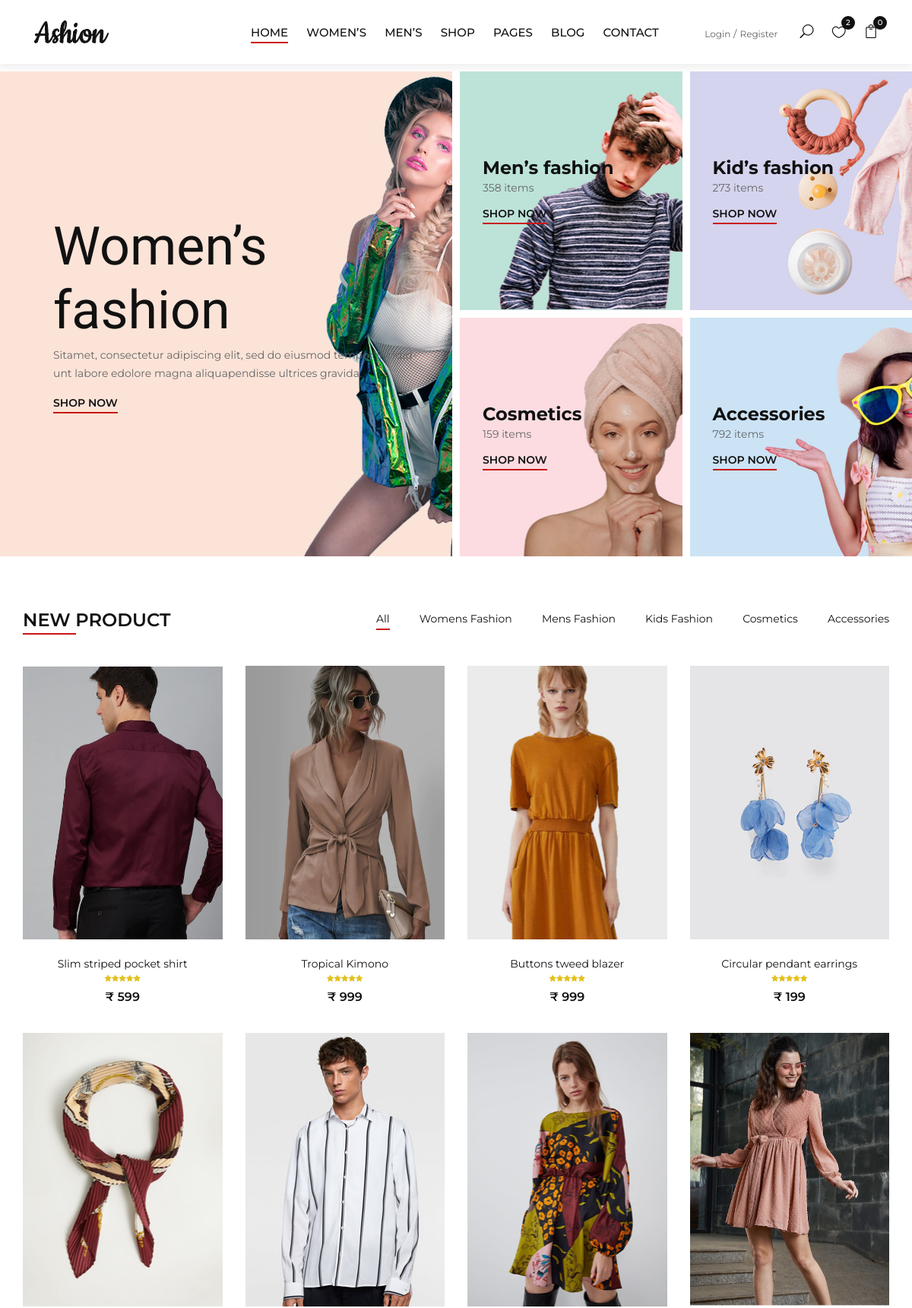
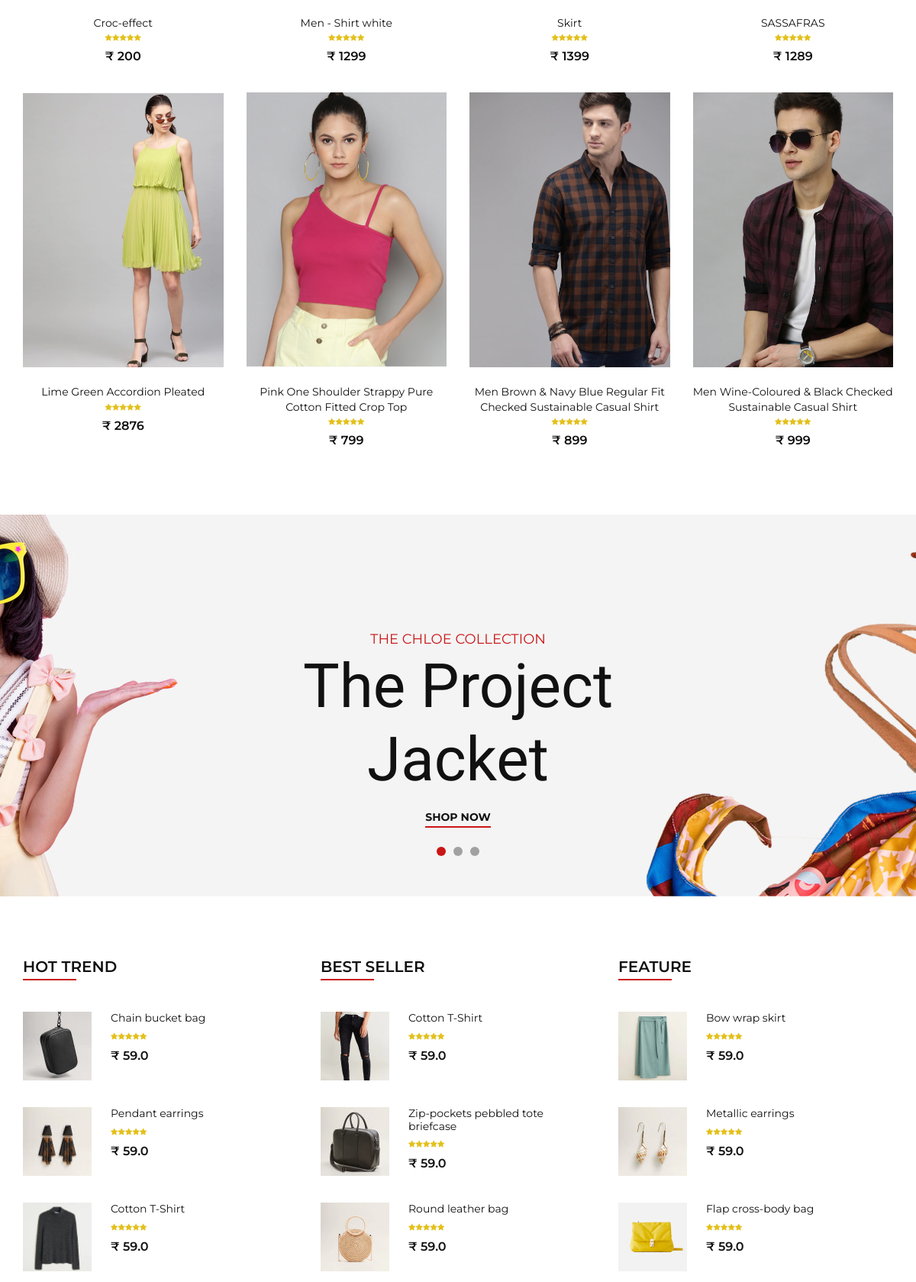
The page / (upper part) on the database its author committed (2 pictures, top to bottom).
### category/models.py (models this page shows, shortened)
class Category(models.Model):
    category_name = models.CharField(max_length=250, unique=True)
    slug = models.SlugField(max_length=250, unique=True)
    description = models.TextField(max_length=300, blank=True)
    cat_image = models.ImageField(upload_to='photos/category',blank=True)
    class Meta:
        verbose_name = 'category'
        verbose_name_plural = 'categories'
    def get_url(self):
        return reverse('products_by_category', args=[self.slug])

### store/models.py (models this page shows, shortened)
class Product(models.Model):
    product_name = models.CharField(max_length=255, unique=True)
    slug = models.SlugField(max_length=255, unique=True)
    description = models.TextField(max_length=500, blank=True)
    price = models.IntegerField()
    stock = models.IntegerField()
    images = models.ImageField(upload_to='photos/products')
    cropping = ImageRatioField('images', '512x512')
    image_1 = models.ImageField(upload_to='photos/products',blank=True)
    image_2 = models.ImageField(upload_to='photos/products',blank=True)
    image_3 = models.ImageField(upload_to='photos/products',blank=True)
    image_4 = models.ImageField(upload_to='photos/products',blank=True)
    is_available = models.BooleanField(default=True)
    category = models.ForeignKey(Category, on_delete=models.CASCADE)
    created_date = models.DateTimeField(auto_now_add=True)
    modified_date = models.DateTimeField(auto_now=True)
    def get_url(self):
        return reverse('product_detail',args=[self.category.slug, self.slug])

### ashion/views.py (the view)
# urls.py: 2. Add a URL to urlpatterns:  path('', views.home, name='home')
def home(request):
    products = Product.objects.filter(is_available = True)
    paginator = Paginator(products, 12)
    page = request.GET.get('page')
    pageed_products = paginator.get_page(page)
    context = {
        'product':pageed_products
    }
    return render(request, 'home.html', context)

### templates/home.html (shortened to what this page needs)
{% extends 'base.html' %}
{% load static %}
{% block content %}
    <section class="categories">
        <div class="container-fluid">
            <div class="row">
                <div class="col-lg-6 p-0">
                    <div class="categories__item categories__large__item set-bg"
                    data-setbg="{% static 'img/categories/category-1.jpg' %}">
                    <div class="categories__text">
                        <h1>Women’s fashion</h1>
                        <p>Sitamet, consectetur adipiscing elit, sed do eiusmod tempor incidid-unt labore
                        edolore magna aliquapendisse ultrices gravida.</p>
                        <a href="{% url 'store' %}">Shop now</a>
                    </div>
                </div>
            </div>
            <div class="col-lg-6">
                <div class="row">
                    <div class="col-lg-6 col-md-6 col-sm-6 p-0">
                        <div class="categories__item set-bg" data-setbg="{% static 'img/categories/category-2.jpg' %}">
                            <div class="categories__text">
                                <h4>Men’s fashion</h4>
                                <p>358 items</p>
                                <a href="{% url 'store' %}">Shop now</a>
                            </div>
                        </div>
                    </div>
                    <div class="col-lg-6 col-md-6 col-sm-6 p-0">
                        <div class="categories__item set-bg" data-setbg="{% static 'img/categories/category-3.jpg' %}">
                            <div class="categories__text">
                                <h4>Kid’s fashion</h4>
                                <p>273 items</p>
                                <a href="{% url 'store' %}">Shop now</a>
                            </div>
                        </div>
                    </div>
                    <div class="col-lg-6 col-md-6 col-sm-6 p-0">
                        <div class="categories__item set-bg" data-setbg="{% static 'img/categories/category-4.jpg' %}">
                            <div class="categories__text">
                                <h4>Cosmetics</h4>
                                <p>159 items</p>
                                <a href="{% url 'store' %}">Shop now</a>
                            </div>
                        </div>
                    </div>
                    <div class="col-lg-6 col-md-6 col-sm-6 p-0">
                        <div class="categories__item set-bg" data-setbg="{% static 'img/categories/category-5.jpg' %}">
                            <div class="categories__text">
                                <h4>Accessories</h4>
                                <p>792 items</p>
                                <a href="{% url 'store' %}">Shop now</a>
                            </div>
                        </div>
                    </div>
                </div>
            </div>
        </div>
    </div>
</section>
<section class="product spad">
    <div class="container">
        <div class="row">
            <div class="col-lg-4 col-md-4">
                <div class="section-title">
                    <h4>New product</h4>
                </div>
            </div>
            <div class="col-lg-8 col-md-8">
                <ul class="filter__controls">
                    <li class="active" data-filter="*">All</li>
                    {% for category in links %}
                   <li> <a href="{{ category.get_url }}">{{category.category_name}}</a></li>
                    {% endfor %}
                </ul>
            </div>
        </div>
        <div class="row property__gallery">
            {% for product in product %}
            <div class="col-lg-3 col-md-4 col-sm-6 mix men">
                <div class="product__item">
                    <div href="{{ product.get_url }}" class="product__item__pic set-bg" data-setbg="{{ product.images.url }}">
                        <ul class="product__hover">
                        </ul>
                    </div>
                    <div class="product__item__text">
                        <h6><a href="{{ product.get_url }}">{{product.product_name}}</a></h6>
                        <div class="rating">
                            <i class="fa fa-star"></i>
                            <i class="fa fa-star"></i>
                            <i class="fa fa-star"></i>
                            <i class="fa fa-star"></i>
                            <i class="fa fa-star"></i>
                        </div>
                        <div class="product__price">₹ {{product.price}}</div>
                    </div>
                </div>
            </div>
            {% endfor %}
        </div>
    </div>
</section>
<section class="banner set-bg" data-setbg="{% static 'img/banner/banner-1.jpg' %}">
    <div class="container">
        <div class="row">
            <div class="col-xl-7 col-lg-8 m-auto">
                <div class="banner__slider owl-carousel">
                    <div class="banner__item">
                        <div class="banner__text">
                            <span>The Chloe Collection</span>
                            <h1>The Project Jacket</h1>
                            <a href="#">Shop now</a>
                        </div>
                    </div>
                </div>
            </div>
        </div>
    </div>
</section>
<section class="trend spad">
    <div class="container">
        <div class="row">
            <div class="col-lg-4 col-md-4 col-sm-6">
                <div class="trend__content">
                    <div class="section-title">
                        <h4>Hot Trend</h4>
                    </div>
                    <div class="trend__item">
                        <div class="trend__item__pic">
                            <img src="{% static 'img/trend/ht-1.jpg' %}" alt="">
                        </div>
                        <div class="trend__item__text">
                            <h6>Chain bucket bag</h6>
                            <div class="rating">
                                <i class="fa fa-star"></i>
                                <i class="fa fa-star"></i>
                                <i class="fa fa-star"></i>
                                <i class="fa fa-star"></i>
                                <i class="fa fa-star"></i>
                            </div>
                            <div class="product__price">₹ 59.0</div>
                        </div>
                    </div>
                    <div class="trend__item">
                        <div class="trend__item__pic">
                            <img src="{% static 'img/trend/ht-2.jpg' %}" alt="">
                        </div>
                        <div class="trend__item__text">
                            <h6>Pendant earrings</h6>
                            <div class="rating">
                                <i class="fa fa-star"></i>
                                <i class="fa fa-star"></i>
                                <i class="fa fa-star"></i>
                                <i class="fa fa-star"></i>
                                <i class="fa fa-star"></i>
                            </div>
                            <div class="product__price">₹ 59.0</div>
                        </div>
                    </div>
                    <div class="trend__item">
                        <div class="trend__item__pic">
                            <img src="{% static 'img/trend/ht-3.jpg' %}" alt="">
                        </div>
                        <div class="trend__item__text">
                            <h6>Cotton T-Shirt</h6>
                            <div class="rating">
                                <i class="fa fa-star"></i>
                                <i class="fa fa-star"></i>
                                <i class="fa fa-star"></i>
                                <i class="fa fa-star"></i>
                                <i class="fa fa-star"></i>
                            </div>
                            <div class="product__price">₹ 59.0</div>
                        </div>
                    </div>
                </div>
            </div>
            <div class="col-lg-4 col-md-4 col-sm-6">
                <div class="trend__content">
                    <div class="section-title">
                        <h4>Best seller</h4>
                    </div>
                    <div class="trend__item">
                        <div class="trend__item__pic">
                            <img src="{% static 'img/trend/bs-1.jpg' %}" alt="">
                        </div>
                        <div class="trend__item__text">
                            <h6>Cotton T-Shirt</h6>
                            <div class="rating">
                                <i class="fa fa-star"></i>
                                <i class="fa fa-star"></i>
                                <i class="fa fa-star"></i>
                                <i class="fa fa-star"></i>
                                <i class="fa fa-star"></i>
                            </div>
                            <div class="product__price">₹ 59.0</div>
                        </div>
                    </div>
                    <div class="trend__item">
                        <div class="trend__item__pic">
                            <img src="{% static 'img/trend/bs-2.jpg' %}" alt="">
                        </div>
                        <div class="trend__item__text">
                            <h6>Zip-pockets pebbled tote <br />briefcase</h6>
                            <div class="rating">
                                <i class="fa fa-star"></i>
                                <i class="fa fa-star"></i>
                                <i class="fa fa-star"></i>
                                <i class="fa fa-star"></i>
                                <i class="fa fa-star"></i>
                            </div>
                            <div class="product__price">₹ 59.0</div>
                        </div>
                    </div>
                    <div class="trend__item">
                        <div class="trend__item__pic">
                            <img src="{% static 'img/trend/bs-3.jpg' %}" alt="">
                        </div>
                        <div class="trend__item__text">
                            <h6>Round leather bag</h6>
                            <div class="rating">
                                <i class="fa fa-star"></i>
                                <i class="fa fa-star"></i>
                                <i class="fa fa-star"></i>
                                <i class="fa fa-star"></i>
                                <i class="fa fa-star"></i>
                            </div>
                            <div class="product__price">₹ 59.0</div>
                        </div>
                    </div>
                </div>
            </div>
            <div class="col-lg-4 col-md-4 col-sm-6">
                <div class="trend__content">
                    <div class="section-title">
                        <h4>Feature</h4>
                    </div>
                    <div class="trend__item">
                        <div class="trend__item__pic">
                            <img src="{% static 'img/trend/f-1.jpg' %}" alt="">
                        </div>
                        <div class="trend__item__text">
                            <h6>Bow wrap skirt</h6>
                            <div class="rating">
                                <i class="fa fa-star"></i>
                                <i class="fa fa-star"></i>
                                <i class="fa fa-star"></i>
                                <i class="fa fa-star"></i>
                                <i class="fa fa-star"></i>
                            </div>
                            <div class="product__price">₹ 59.0</div>
                        </div>
                    </div>
                    <div class="trend__item">
                        <div class="trend__item__pic">
                            <img src="{% static 'img/trend/f-2.jpg' %}" alt="">
                        </div>
                        <div class="trend__item__text">
                            <h6>Metallic earrings</h6>
                            <div class="rating">
                                <i class="fa fa-star"></i>
                                <i class="fa fa-star"></i>
                                <i class="fa fa-star"></i>
                                <i class="fa fa-star"></i>
                                <i class="fa fa-star"></i>
                            </div>
                            <div class="product__price">₹ 59.0</div>
                        </div>
                    </div>
                    <div class="trend__item">
                        <div class="trend__item__pic">
                            <img src="{% static 'img/trend/f-3.jpg' %}" alt="">
                        </div>
                        <div class="trend__item__text">
                            <h6>Flap cross-body bag</h6>
                            <div class="rating">
                                <i class="fa fa-star"></i>
                                <i class="fa fa-star"></i>
                                <i class="fa fa-star"></i>
                                <i class="fa fa-star"></i>
                                <i class="fa fa-star"></i>
                            </div>
                            <div class="product__price">₹ 59.0</div>
                        </div>
                    </div>
                </div>
            </div>
        </div>
    </div>
</section>
{% endblock content %}

### rows shown on the page
Category: category_name "Womens Fashion"
Category: category_name "Mens Fashion"
Category: category_name "Kids Fashion"
Category: category_name "Cosmetics"
Category: category_name "Accessories"
Product: shows a picture, product_name "Slim striped pocket shirt", price "599"
Product: shows a picture, product_name "Tropical Kimono", price "999"
Product: shows a picture, product_name "Buttons tweed blazer", price "999"
Product: shows a picture, product_name "Circular pendant earrings", price "199"
Product: shows a picture, product_name "Croc-effect", price "200"
Product: shows a picture, product_name "Men - Shirt white", price "1299"
Product: shows a picture, product_name "Skirt", price "1399"
Product: shows a picture, product_name "SASSAFRAS", price "1289"
Product: shows a picture, product_name "Lime Green Accordion Pleated", price "2876"
Product: shows a picture, product_name "Pink One Shoulder Strappy Pure Cotton Fitted Crop Top", price "799"
Product: shows a picture, product_name "Men Brown & Navy Blue Regular Fit Checked Sustainable Casual Shirt", price "899"
Product: shows a picture, product_name "Men Wine-Coloured & Black Checked Sustainable Casual Shirt", price "999"

### other values the page prints
{{ cart_count }} "0"
